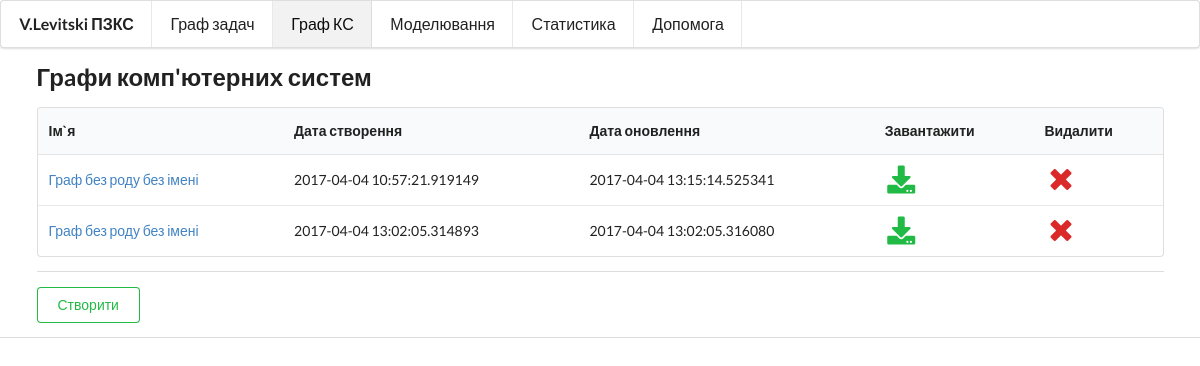
Before: /cs-graph/ with the older database file.
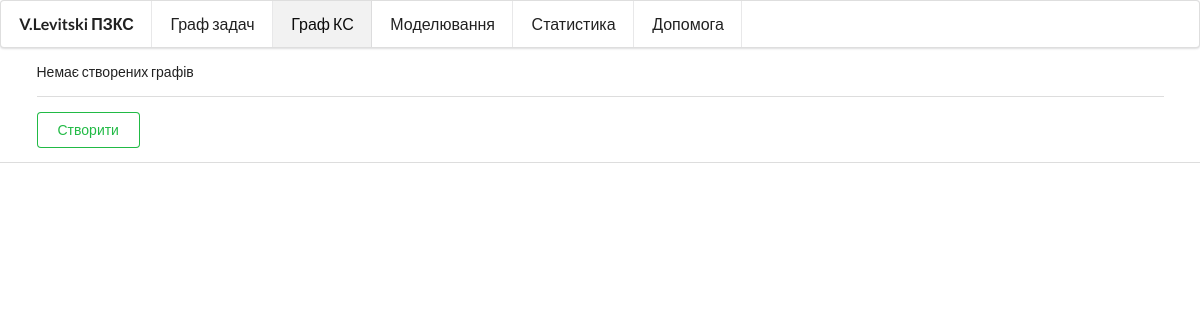
After: the same page with the newer database file.
### app.py (models this page shows)
class CSGraph(db.Model):
    id = db.Column(db.Integer, primary_key=True, autoincrement=True)
    name = db.Column(db.String)
    created_at = db.Column(db.DateTime)
    updated_at = db.Column(db.DateTime)
    data = db.Column(db.String)

### app.py (the view)
@app.route('/cs-graph/')
def cs_graph():
    graphs = CSGraph.query.all()
    return render_template('graph_cs.html', graphs=graphs)

### app.py (called while the page is built)
@app.context_processor
def context():
    return dict(render_ganta=render_diagram_ganta)

### templates/graph_cs.html (shortened to what this page needs)
{% extends "index.html" %}
{% block head %}
    {{ super() }}
{% endblock %}
{% block content %}
    {{ super() }}
    <div class="ui container">
        {% if graphs %}
            <h2>Грaфи комп'ютерних систем</h2>
            <table class="ui table">
                <thead>
                <tr>
                    <th>Ім`я</th>
                    <th>Дата створення</th>
                    <th>Дата оновлення</th>
                    <th>Завантажити</th>
                    <th>Видалити</th>
                </tr>
                </thead>
                <tbody>
                {% for g in graphs %}
                    <tr>
                        <td>
                            <a href="{{ url_for('save_cs_graph',id=g.id) }}">
                                {{ g.name }}
                            </a>
                        </td>
                        <td>{{ g.created_at }}</td>
                        <td>{{ g.updated_at }}</td>
                        <td>
                            <a href="{{ url_for('download_cs_graph', id=g.id) }}"><i
                                    class="download big green icon"></i></a></td>
                        <td>
                            <a href="{{ url_for('delete_cs_graph', id=g.id) }}"><i
                                    class="remove big red icon"></i></a></td>
                    </tr>
                {% endfor %}
                </tbody>
            </table>
        {% endif %}
        {% if not graphs %}
            <p>Немає створених графів</p>
        {% endif %}
        <div class="ui divider"></div>
        <a class="ui basic positive button"
           href="{{ url_for('save_cs_graph') }}">Створити</a>
    </div>
{% endblock %}

### templates/index.html (shortened to what this page needs)
{% extends "base.html" %}
{% block head %}
{{ super() }}
{% endblock %}
{% block content %}
<div class="ui big menu">
    <span class="header item">V.Levitski ПЗКС</span>
    <a href="{{ url_for('task_graph') }}"
       class="{% if 'task_graph' in request.endpoint %}active{% endif %} item">
        Граф задач</a>
    <a href="{{ url_for('cs_graph') }}"
       class="{% if 'cs_graph' in request.endpoint %}active{% endif %} item">
        Граф КС</a>
    <a href="{{ url_for('modeling') }}"
       class="{% if 'modeling' in request.endpoint %}active{% endif %} item">
        Моделювання</a>
    <a href="{{ url_for('statistics') }}"
       class="{% if 'statistics' in request.endpoint%}active{% endif %} item">
        Статистика</a>
    <a href="{{ url_for('help') }}"
       class="{% if 'help' in request.endpoint %}active{% endif %} item">
        Допомога</a>
</div>
{% endblock %}

### templates/base.html (shortened to what this page needs)
<!doctype html>
<html>
<head>
    {% block head %}
    <link rel="stylesheet"
          href="https://cdnjs.cloudflare.com/ajax/libs/semantic-ui/2.2.9/semantic.min.css">
    {% endblock %}
</head>
<body>
<div id="content">{% block content %}{% endblock %}</div>
<div id="footer" class="footer-right">
    {% block footer %}
        <div class="ui divider"></div>
    {% endblock %}
</div>
</body>
</html>

Changed rows visible on the page:
removed CSGraph: name "Граф без роду без імені", created_at "2017-04-04 10:57:21.919149", updated_at "2017-04-04 13:15:14.525341"
removed CSGraph: name "Граф без роду без імені", created_at "2017-04-04 13:02:05.314893", updated_at "2017-04-04 13:02:05.316080"
Other visible differences:
text no longer shown: "Грaфи комп'ютерних систем Ім`я Дата створення Дата оновлення Завантажити Видалити"
text now shown: "Немає створених графів"
